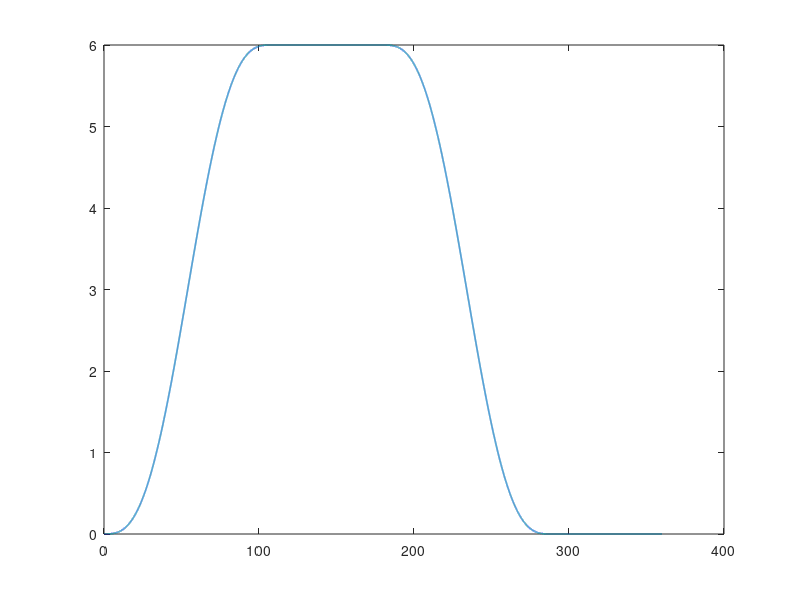

The MATLAB script that drew this image: (Note: this script raises an error after producing the figure.)
%%% Cycloidal Motion %%%

clc;
clear;
close all;

L = 6;  % Lift (mm)
beta = 0.3 * 2 * pi;    % Rise Portion (rad)
dwell = 0.2 * 2 * pi;   % Half of Dwell Portion (rad)

theta = 0:0.01/180*pi:2*pi;  % Rotation of Cam (rad)

% Motion Characteristics
y = inf(1, length(theta));  % Displacement
dy = inf(1, length(theta)); % Velocity
ddy = inf(1, length(theta));    % Acceleration
dddy = inf(1, length(theta));   % Jerk

i = 1;
for th = theta
    if th < beta
        y(i) = L * (th/beta - 1/2/pi * sin(2*pi*th/beta));
        dy(i) = L/beta * (1 - cos(2*pi*th/beta));
        ddy(i) = 2*pi*L/(beta^2) * sin(2*pi*th/beta);
        dddy(i) = 4*(pi^2)*L/(beta^3) * cos(2*pi*th/beta);
    elseif (th >= beta) && (th <= beta + dwell)
        y(i) = L;
        dy(i) = 0;
        ddy(i) = 0;
        dddy(i) = 0;
    elseif (th > beta + dwell) && (th < beta + dwell + beta)
        y(i) = L * (1 - (th-(beta+dwell))/beta + 1/2/pi * sin(2*pi*(th-(beta+dwell))/beta));
        dy(i) = -L/beta * (1 - cos(2*pi*(th-(beta+dwell))/beta));
        ddy(i) = -2*pi*L/(beta^2) * sin(2*pi*(th-(beta+dwell))/beta);
        dddy(i) = -4*(pi^2)*L/(beta^3) * cos(2*pi*(th-(beta+dwell))/beta);
    elseif th >= beta + dwell + beta
        y(i) = 0;
        dy(i) = 0;
        ddy(i) = 0;
        dddy(i) = 0;
    end
    
    i = i + 1;
end

% Plot: Displacement
figure;
plot(theta/pi*180, y, 'Linewidth', 1.2);
hold on;
xline(beta/2/pi*180, '--');
xline(beta/pi*180);
xline((beta+dwell)/pi*180);
xline((beta+dwell+beta/2)/pi*180, '--');
xline((beta+dwell+beta)/pi*180);
axis([0, 360, 0, 6]);
grid on;
xlabel('$\theta\ (^{\circ})$', 'Interpreter', 'latex');
ylabel('$Displacement\ (mm)$', 'Interpreter', 'latex');
title('$Cycloidal:\ Displacement\ Diagram$', 'Interpreter', 'latex');
xticks([0, beta/2/pi*180, beta/pi*180, (beta+dwell)/pi*180, (beta+dwell+beta/2)/pi*180,...
        (beta+dwell+beta)/pi*180, 360]);
xticklabels({'0', num2str(beta/2/pi*180), num2str(beta/pi*180), num2str((beta+dwell)/pi*180),...
             num2str((beta+dwell+beta/2)/pi*180), num2str((beta+dwell+beta)/pi*180), '360'});
set(gca, 'TickLabelInterpreter', 'latex');
% print(gcf, 'G:\University\Mechanics of Machines\Project\Cam & Follower\MATLAB\14.png', '-dpng', '-r500');

% Plot: Velocity
figure;
plot(theta/pi*180, dy, 'Linewidth', 1.2);
hold on;
xline(beta/2/pi*180, '--');
xline(beta/pi*180);
xline((beta+dwell)/pi*180);
xline((beta+dwell+beta/2)/pi*180, '--');
xline((beta+dwell+beta)/pi*180);
yline(0);
axis([0, 360, -20/pi, 20/pi]);
grid on;
xlabel('$\theta\ (^{\circ})$', 'Interpreter', 'latex');
ylabel('$Velocity\ (mm/s)$', 'Interpreter', 'latex');
title('$Cycloidal:\ Velocity\ Diagram$', 'Interpreter', 'latex');
xticks([0, beta/2/pi*180, beta/pi*180, (beta+dwell)/pi*180, (beta+dwell+beta/2)/pi*180,...
        (beta+dwell+beta)/pi*180, 360]);
xticklabels({'0', num2str(beta/2/pi*180), num2str(beta/pi*180), num2str((beta+dwell)/pi*180),...
             num2str((beta+dwell+beta/2)/pi*180), num2str((beta+dwell+beta)/pi*180), '360'});
yticks([double(-20/pi), -4:2:4, double(20/pi)]);
yticklabels({'$-20/\pi$', '-4', '-2', '0', '2', '4', '$20/\pi$'});
set(gca, 'TickLabelInterpreter', 'latex');
% print(gcf, 'G:\University\Mechanics of Machines\Project\Cam & Follower\MATLAB\15.png', '-dpng', '-r500');

% Plot: Acceleration
figure;
plot(theta/pi*180, ddy, 'Linewidth', 1.2);
hold on;
xline(beta/2/pi*180, '--');
xline(beta/pi*180);
xline((beta+dwell)/pi*180);
xline((beta+dwell+beta/2)/pi*180, '--');
xline((beta+dwell+beta)/pi*180);
yline(0);
axis([0, 360, -100/3/pi, 100/3/pi]);
grid on;
xlabel('$\theta\ (^{\circ})$', 'Interpreter', 'latex');
ylabel('$Acceleration\ (mm/s\textsuperscript{2})$', 'Interpreter', 'latex');
title('$Cycloidal:\ Acceleration\ Diagram$', 'Interpreter', 'latex');
xticks([0, beta/2/pi*180, beta/pi*180, (beta+dwell)/pi*180, (beta+dwell+beta/2)/pi*180,...
        (beta+dwell+beta)/pi*180, 360]);
xticklabels({'0', num2str(beta/2/pi*180), num2str(beta/pi*180), num2str((beta+dwell)/pi*180),...
             num2str((beta+dwell+beta/2)/pi*180), num2str((beta+dwell+beta)/pi*180), '360'});
yticks([double(-100/3/pi), -8:2:8, double(100/3/pi)]);
yticklabels({'$-100/3\pi$', '-8', '-6', '-4', '-2', '0', '2', '4', '6', '8', '$100/3\pi$'});
set(gca, 'TickLabelInterpreter', 'latex');
% print(gcf, 'G:\University\Mechanics of Machines\Project\Cam & Follower\MATLAB\16.png', '-dpng', '-r500');

% Plot: Jerk
figure;
plot(theta/pi*180, dddy, 'Linewidth', 1.2);
hold on;
xline(beta/2/pi*180, '--');
xline(beta/pi*180);
xline((beta+dwell)/pi*180);
xline((beta+dwell+beta/2)/pi*180, '--');
xline((beta+dwell+beta)/pi*180);
yline(0);
axis([0, 360, -1000/9/pi, 1000/9/pi]);
grid on;
xlabel('$\theta\ (^{\circ})$', 'Interpreter', 'latex');
ylabel('$Jerk\ (mm/s\textsuperscript{3})$', 'Interpreter', 'latex');
title('$Cycloidal:\ Jerk\ Diagram$', 'Interpreter', 'latex');
xticks([0, beta/2/pi*180, beta/pi*180, (beta+dwell)/pi*180, (beta+dwell+beta/2)/pi*180,...
        (beta+dwell+beta)/pi*180, 360]);
xticklabels({'0', num2str(beta/2/pi*180), num2str(beta/pi*180), num2str((beta+dwell)/pi*180),...
             num2str((beta+dwell+beta/2)/pi*180), num2str((beta+dwell+beta)/pi*180), '360'});
yticks([double(-1000/9/pi), -30:10:30, double(1000/9/pi)]);
yticklabels({'$-1000/9\pi$', '-30', '-20', '-10', '0', '10', '20', '30', '$1000/9\pi$'});
set(gca, 'TickLabelInterpreter', 'latex');
% print(gcf, 'G:\University\Mechanics of Machines\Project\Cam & Follower\MATLAB\17.png', '-dpng', '-r500');
